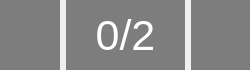
<?xml version="1.0" encoding="UTF-8"?>
<ui version="4.0">
 <class>LivePage</class>
 <widget class="QWidget" name="LivePage">
  <property name="geometry">
   <rect>
    <x>0</x>
    <y>0</y>
    <width>250</width>
    <height>70</height>
   </rect>
  </property>
  <property name="windowTitle">
   <string>Form</string>
  </property>
  <property name="styleSheet">
   <string notr="true">QLabel
{
	color: #FFFFFF;
	background-color: rgba(90, 90, 90, 195);
}

QToolButton
{
	border: 0px;
	background-color: rgba(90, 90, 90, 195);
}</string>
  </property>
  <layout class="QHBoxLayout" name="horizontalLayout">
   <property name="leftMargin">
    <number>0</number>
   </property>
   <property name="topMargin">
    <number>0</number>
   </property>
   <property name="rightMargin">
    <number>0</number>
   </property>
   <property name="bottomMargin">
    <number>0</number>
   </property>
   <item>
    <widget class="QToolButton" name="toolButton_previousPage">
     <property name="sizePolicy">
      <sizepolicy hsizetype="Expanding" vsizetype="Expanding">
       <horstretch>1</horstretch>
       <verstretch>0</verstretch>
      </sizepolicy>
     </property>
     <property name="styleSheet">
      <string notr="true">QToolButton
{
	image: url(:/liveview/liveview/prePage_white.png);
}
QToolButton:hover
{
	image: url(:/liveview/liveview/prePage_blue.png);
}
QToolButton:pressed
{
	image: url(:/liveview/liveview/prePage_white.png);
}</string>
     </property>
     <property name="text">
      <string/>
     </property>
    </widget>
   </item>
   <item>
    <widget class="QLabel" name="label_page">
     <property name="sizePolicy">
      <sizepolicy hsizetype="Expanding" vsizetype="Preferred">
       <horstretch>2</horstretch>
       <verstretch>0</verstretch>
      </sizepolicy>
     </property>
     <property name="font">
      <font>
       <pointsize>32</pointsize>
      </font>
     </property>
     <property name="text">
      <string>0/2</string>
     </property>
     <property name="alignment">
      <set>Qt::AlignCenter</set>
     </property>
    </widget>
   </item>
   <item>
    <widget class="QToolButton" name="toolButton_nextPage">
     <property name="sizePolicy">
      <sizepolicy hsizetype="Expanding" vsizetype="Expanding">
       <horstretch>1</horstretch>
       <verstretch>0</verstretch>
      </sizepolicy>
     </property>
     <property name="styleSheet">
      <string notr="true">QToolButton
{
	image: url(:/liveview/liveview/nextPage_white.png);
}
QToolButton:hover
{
	image: url(:/liveview/liveview/nextPage_blue.png);
}
QToolButton:pressed
{
	image: url(:/liveview/liveview/nextPage_white.png);
}</string>
     </property>
     <property name="text">
      <string/>
     </property>
    </widget>
   </item>
  </layout>
 </widget>
 <resources/>
 <connections/>
</ui>
